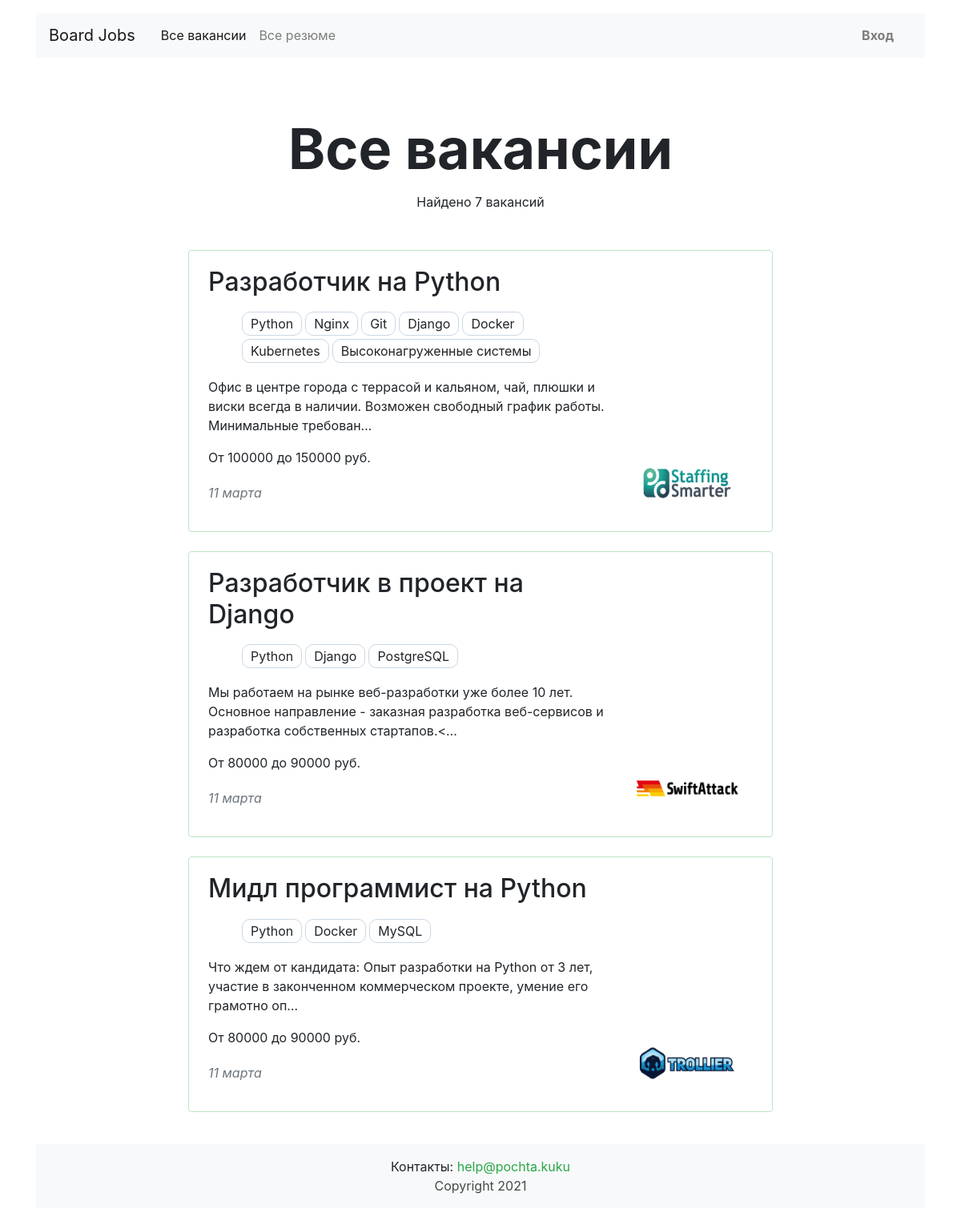
/vacancies, run on the app's committed database.
### vacancies/models.py (models this page shows, shortened)
class Vacancy(models.Model):
    title = models.CharField("название вакансии", max_length=100, db_index=True)
    skills = models.CharField("навыки", max_length=500)
    description = models.TextField("описание вакансии", max_length=10000, db_index=True)
    salary_min = models.IntegerField("зарплата от")
    salary_max = models.IntegerField("зарплата до")
    published_at = models.DateField("опубликовано", auto_now_add=True)
    company = models.ForeignKey(Company,
                                on_delete=models.CASCADE, related_name="vacancies", verbose_name="компания")
    specialty = models.ForeignKey(Specialty,
                                  on_delete=models.PROTECT, related_name="vacancies", verbose_name="специализация")
    class Meta:
        verbose_name = "вакансия"
        verbose_name_plural = "вакансии"
        ordering = ['id']

class Company(models.Model):
    CHOICES_EMPLOYEE_COUNT = (
        ('1', '0-15'),
        ('2', '15-100'),
        ('3', '100-500'),
        ('4', '500-1000'),
        ('5', '> 1000'),
    )
    name = models.CharField("название", max_length=100)
    location = models.CharField("город", max_length=25)
    description = models.TextField("информация о компании", max_length=5000)
    employee_count = models.CharField("количество сотрудников", max_length=10, choices=CHOICES_EMPLOYEE_COUNT)
    logo = models.ImageField("логотип", upload_to=MEDIA_COMPANY_IMAGE_DIR)
    owner = models.OneToOneField(User, on_delete=models.CASCADE, related_name="owner_user", verbose_name="owner_id")
    class Meta:
        verbose_name = "компания"
        verbose_name_plural = "компании"

### vacancies/views.py (the view)
# urls.py: path('vacancies', VacanciesView.as_view(), name='vacancies'),  # все вакансии
class VacanciesView(ListView):
    template_name = 'vacancies/vacancies.html'
    model = Vacancy
    context_object_name = 'vacancies'
    paginate_by = 3
    def get_queryset(self, **kwargs):
        return self.model.objects.select_related('company').all()
    def get_context_data(self, **kwargs):
        context = super(VacanciesView, self).get_context_data(**kwargs)
        context['vacancies_count'] = Vacancy.objects.count()
        return context

### vacancies/templatetags/my_filters.py (called while the page is built)
@register.filter()
def ru_pluralize(number: Union[int, str], arg: str = 'текст, тексты, текстов'):
    nominative_singular, nominative_plural, genitive_plural = arg.split(', ')
    number = abs(int(number))
    if (number % 10) == 1 and number % 100 != 11:
        return f'{number} {nominative_singular}'
    elif 2 <= number % 10 <= 4 and number // 10 % 10 != 1:
        return f'{number} {nominative_plural}'
    else:
        return f'{number} {genitive_plural}'

@register.filter()
def list_li(tags_str):
    tags_str = str(tags_str)
    tags_str = tags_str.split(',')
    tags = '</li><li>'.join(tags_str)
    return f'<li>{tags}</li>'

### vacancies/templates/vacancies/vacancies.html (shortened to what this page needs)
{% extends 'vacancies/base.html' %}
{% load bootstrap_pagination %}
{% load my_filters %}
{% block container %}
    <main class="container mt-3">
        <section>
            <h1 class="h1 text-center mx-auto mt-4 pt-5" style="font-size: 70px;"><strong>
                {% if request.path == '/vacancies' %}Все вакансии{% else %}{{ specialty }}{% endif %}</strong>
            </h1>
            <p class="text-center pt-1">Найдено {{ vacancies_count|ru_pluralize:'вакансия, вакансии, вакансий' }}</p>
            <div class="row mt-5">
                <div class="col-12 col-lg-8 offset-lg-2 m-auto">
                    {% for vacancy in vacancies %}
                        <div class="card mb-4">
                            <div class="card-body px-4">
                                <div class="row">
                                    <div class="col-12 col-md-8 col-lg-9">
                                        <h2 class="h2-name h2 pb-2"><a
                                                href="{% url 'vacancy' vacancy.id %}">{{ vacancy.title }}</a></h2>
                                        <ul class="ul_skills">{{ vacancy.skills|list_li|safe|escape }}</ul>
                                        <p>{{ vacancy.description|truncatechars:150|striptags }}</p>
                                        <p>От {{ vacancy.salary_min }} до {{ vacancy.salary_max }} руб.</p>
                                        <p class="text-muted font-italic pt-1">{{ vacancy.published_at|date:"d E" }}</p>
                                    </div>
                                    <div class="col-12 col-md-4 col-lg-3 d-flex align-items-end">
                                        <a href="{% url 'company' vacancy.company_id %}"><img
                                                src="/media/{{ vacancy.company.logo }}" width="130"
                                                height="80"
                                                alt="Логотип компании {{ vacancy.company.name }}"></a>
                                    </div>
                                </div>
                            </div>
                        </div>
                    {% endfor %}
                </div>
            </div>
        </section>
    </main>
{% endblock %}

### vacancies/templates/vacancies/base.html (shortened to what this page needs)
<!DOCTYPE html>
{% load static %}
<html lang="ru">
<head>
    <link rel="stylesheet" href="https://stackpath.bootstrapcdn.com/bootstrap/4.3.1/css/bootstrap.min.css"
>
    <link rel="stylesheet" type="text/css" href="{% static 'css/style_vacancy.css' %}">
</head>
<body>
<header class="container mt-3">
    <nav class="navbar navbar-expand-lg navbar-light bg-light">
        <a class="navbar-brand mr-4" href="{% if request.path == '/' %}#{% else %}/{% endif %}">Board Jobs</a>
        <div class="collapse navbar-collapse justify-content-between" id="navbarNav">
            <ul class="navbar-nav col-10">
                <li class="nav-item">
                    {% if request.path == '/vacancies' %}
                        <a class="nav-link active" href="#">Все вакансии</a>
                    {% else %}
                        <a class="nav-link" href="{% url 'vacancies' %}">Все вакансии</a>
                    {% endif %}
                </li>
                <li class="nav-item">
                    {% if 'resumes' in request.path %}
                        <a class="nav-link active" href="#">Все резюме</a>
                    {% else %}
                        <a class="nav-link" href="{% url 'resumes' %}">Все резюме</a>
                    {% endif %}
                </li>
            </ul>
            <ul class="navbar-nav col-2 justify-content-end">
                {% if request.user.is_authenticated %}
                    <ul class="navbar-nav col-2 justify-content-end">
                        <li class="nav-item active">
                            <div class="btn-group">
                                <button type="button" class="btn dropdown-toggle font-weight-bold"
                                        data-toggle="dropdown"
                                        aria-haspopup="true" aria-expanded="false">
                                    {{ user|upper }}
                                </button>
                                <div class="dropdown-menu dropdown-menu-right mt-3">
                                    <a href="{% url 'user_profile' request.user.id %}" class="dropdown-item py-2">Профиль</a>
                                    <a href="{% url 'my_resume_letsstart' %}" class="dropdown-item py-2">Резюме</a>
                                    <a href="{% url 'my_company_letsstart' %}" class="dropdown-item py-2">Компания</a>
                                    <a href="{% url 'logout' %}" class="dropdown-item py-2">Выйти</a>
                                </div>
                            </div>
                        </li>
                    </ul>
                {% else %}
                    <li class="nav-item">
                        <a href="{% url 'login' %}" class="nav-link font-weight-bold">Вход</a>
                    </li>
                {% endif %}
            </ul>
        </div>
    </nav>
</header>
{% block container %} {% endblock %}
<footer class="container mt-3">
    <div class="footer bg-light mb-3 p-3">
        <div class="contact">
            Контакты: <a href="mailto:help@pochta.kuku" class="text-success">help@pochta.kuku</a>
        </div>
        <div>
            <a href="#top">Copyright {% now "Y" %}</a>
        </div>
    </div>
</footer>
</body>
</html>

### vacancies/static/css/style_vacancy.css (style rules this page uses)
.h2-name a { color: #212529; }
.ul_skills { display: inline-flex; list-style-type: none; flex-wrap: wrap; }
.ul_skills li { border: 1px solid #cbd8e4; padding: 2px 10px; margin: 2px; border-radius: 10px; }
.card { border: 1px solid rgb(189 228 198); }
.footer { text-align: center; }
a { color: #454a46; }

### data on the page
Vacancy: title "Разработчик на Python", skills|list_li "Python Nginx Git Django Docker Kubernetes Высоконагруженные системы", description "Офис в центре города с террасой и кальяном, чай, плюшки и виски всегда в наличии. Возможен свободный график работы. Минимальные требован…", salary_min "100000", salary_max "150000", published_at "11 марта", company.logo (picture)
Vacancy: title "Разработчик в проект на Django", skills|list_li "Python Django PostgreSQL", description "Мы работаем на рынке веб-разработки уже более 10 лет. Основное направление - заказная разработка веб-сервисов и разработка собственных стартапов.<…", salary_min "80000", salary_max "90000", published_at "11 марта", company.logo (picture)
Vacancy: title "Мидл программист на Python", skills|list_li "Python Docker MySQL", description "Что ждем от кандидата: Опыт разработки на Python от 3 лет, участие в законченном коммерческом проекте, умение его грамотно оп…", salary_min "80000", salary_max "90000", published_at "11 марта", company.logo (picture)

### other printed values
{{ vacancies_count|ru_pluralize:'вакансия, вакансии, вакансий' }} "7 вакансий"
